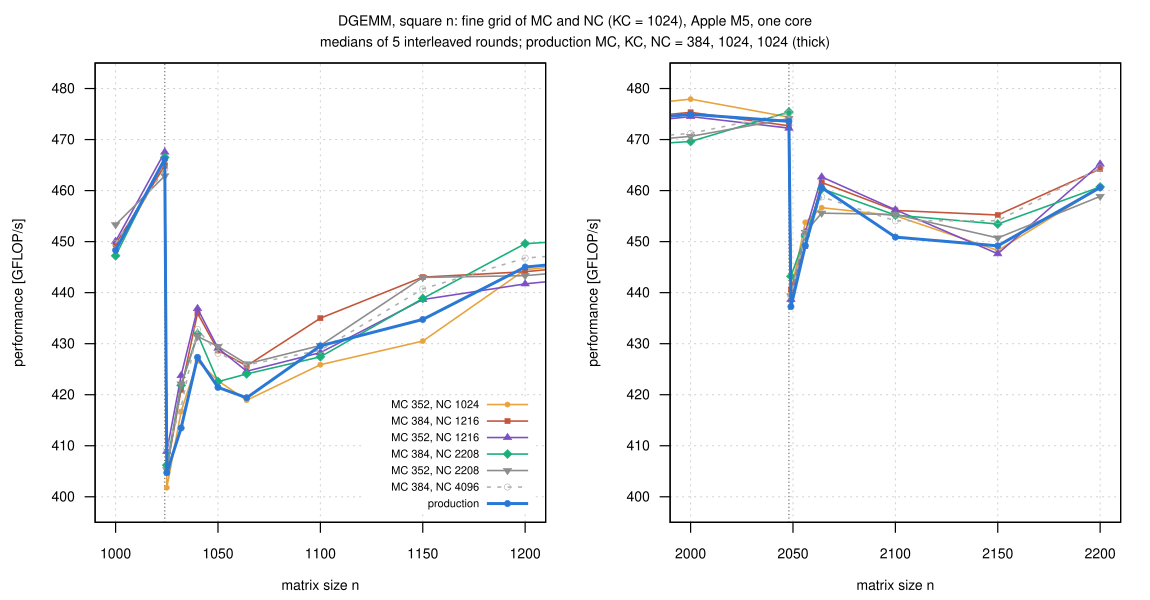

Write gnuplot code to recreate this figure.
load "_style.gp"
set terminal svg size 1150,600 dynamic enhanced font "Helvetica,14" background rgb "white"
set output "fine.svg"
set multiplot layout 1,2 title "DGEMM, square n: fine grid of MC and NC (KC = 1024), Apple M5, one core\nmedians of 5 interleaved rounds; production MC, KC, NC = 384, 1024, 1024 (thick)" font ",14"
set ylabel "performance [GFLOP/s]"
set xlabel "matrix size n"
set yrange [395:485]
F = D."fine.csv"
s(v) = strcol("config") eq v ? column("gflops") : NaN
set xrange [990:1210]
set xtics 1000, 50, 1200
set arrow 1 from 1024, graph 0 to 1024, graph 1 nohead ls 9
set key bottom right font ",11" spacing 1.0
plot F using "n":(s("b352_1024_1024")) with linespoints ls 2 title "MC 352, NC 1024", \
     F using "n":(s("b384_1024_1216")) with linespoints ls 3 title "MC 384, NC 1216", \
     F using "n":(s("b352_1024_1216")) with linespoints ls 4 title "MC 352, NC 1216", \
     F using "n":(s("b384_1024_2208")) with linespoints ls 5 title "MC 384, NC 2208", \
     F using "n":(s("b352_1024_2208")) with linespoints ls 6 title "MC 352, NC 2208", \
     F using "n":(s("b384_1024_4096")) with linespoints lc rgb "#b0b0b0" lw 1.6 dt 2 pt 6 ps 0.6 title "MC 384, NC 4096", \
     F using "n":(s(P)) with linespoints ls 1 title "production"
set xrange [1990:2210]
set xtics 2000, 50, 2200
set arrow 1 from 2048, graph 0 to 2048, graph 1 nohead ls 9
unset key
replot
unset multiplot
